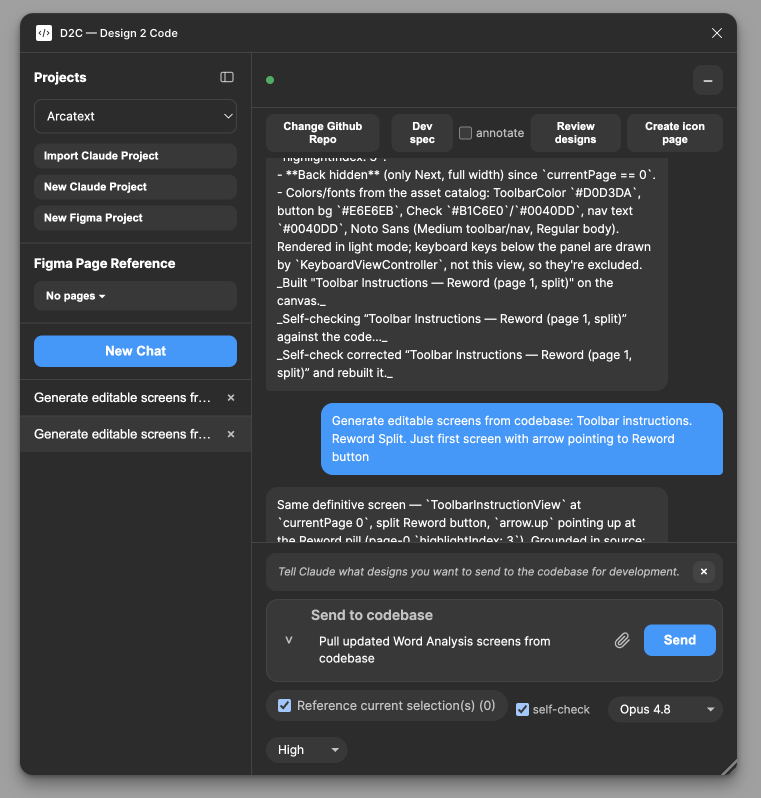
#> input picture tools/assets/D2C.png, 1522 x 1596 px, found by its file name (shown at 1/2 size)
$ python work-card-d2c.py
#> lines starting #> are read from the running program, lines starting #| are printed output that depends on the picture; after the words box and inside, x2 and y2 are one past the last pixel; in counts of white or black regions, pixels touching at a corner belong together
"""Builds the Design 2 Code work-card image: the plugin window on white.

Same contract as the other two work cards (see work-card-keyboard.py): the
cards render at `aspect-[4/3]` with `object-cover` and a hover zoom, so the
letterbox is baked into the asset and the file is already 4:3.

The capture ships flattened onto a grey matte rather than transparency, so the
window is cut out of it by bounding box and its corners re-rounded -- pasted as
shipped, the matte would show as grey wedges at each corner of the white field.

Sizing matches the Arcatext card by AREA, not by height or width. The keyboard
there is wide and this window is nearly square, so matching either edge would
have made one card visibly heavier than the other; equal area is what reads as
"about the same size" for two different shapes.
"""
from PIL import Image, ImageChops, ImageDraw
import math
import sys

SRC = 'tools/assets/D2C.png'
OUT = 'public/project-d2c-window.webp'

CANVAS = (1600, 1200)          # 4:3, matching the card's image area
BG = (255, 255, 255)
MATTE = (160, 160, 160)        # what the capture was flattened onto
MATTE_TOL = 12

# The Arcatext card's keyboard, whose area this one matches.
REFERENCE = (816, 749)


def window_box(im):
    """The window's bounds inside the grey matte the capture was flattened on."""
    matte = Image.new('RGB', im.size, MATTE)
#> matte: PIL image 1522x1596 RGB; every value is 160
    mask = ImageChops.difference(im, matte).convert('L')
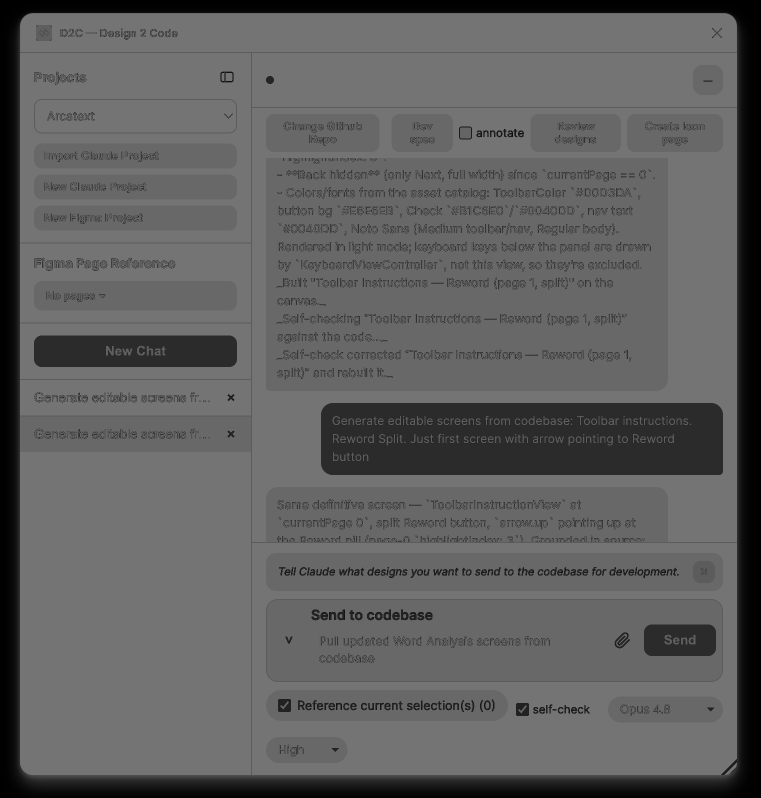
#> mask: PIL image 1522x1596 L (shown at 1/2 size); min 0, max 116, mean 95
    box = mask.point(lambda v: 255 if v > MATTE_TOL else 0).getbbox()
#> box = (28, 25, 1486, 1582)
    if not box:
        raise SystemExit('no window found -- has the capture changed?')
    return box


def corner_radius(im, rows=(10, 15, 25, 40)):
    """Solve the window's corner radius from its own top-left curve.

    At row y the window's first dark pixel sits at x = r - sqrt(2ry - y^2),
    which rearranges to a quadratic in r whose larger root is the curve. The
    median of several rows resists a stray antialiased pixel.
    """
    px = im.load()
    estimates = []
    for y in rows:
        x = next((x for x in range(im.width) if sum(px[x, y]) < 300), None)
        if x is None or x == 0:
            continue
        estimates.append(x + y + math.sqrt(2 * x * y))
    if not estimates:
        raise SystemExit('could not read the window corner radius')
    estimates.sort()
    return estimates[len(estimates) // 2]


def main():
    im = Image.open(SRC).convert('RGB')
    window = im.crop(window_box(im))
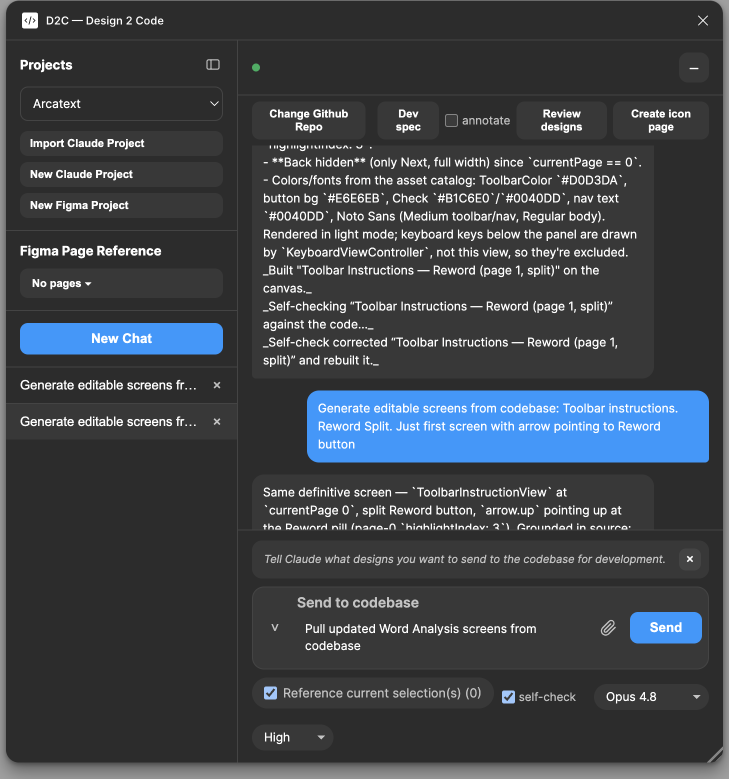
#> window: PIL image 1458x1557 RGB (shown at 1/2 size); mean R, G, B 62.3, 67.4, 73.3
    radius = corner_radius(window)
#> the loop in corner_radius, `for y in rows:` made 4 passes
#> x on passes 1 to 4: 18, 15, 12, 12
#> after the loop in corner_radius, `for y in rows:`: estimates = [46.97, 51.21, 61.49, 82.98]
#> radius = 61.49

    aspect = window.width / window.height
#> aspect = 0.936
    area = REFERENCE[0] * REFERENCE[1]
    size = (round(math.sqrt(area * aspect)), round(math.sqrt(area / aspect)))
#> size = (757, 808)
    scale = size[0] / window.width
#> scale = 0.519

    window = window.resize(size, Image.LANCZOS)
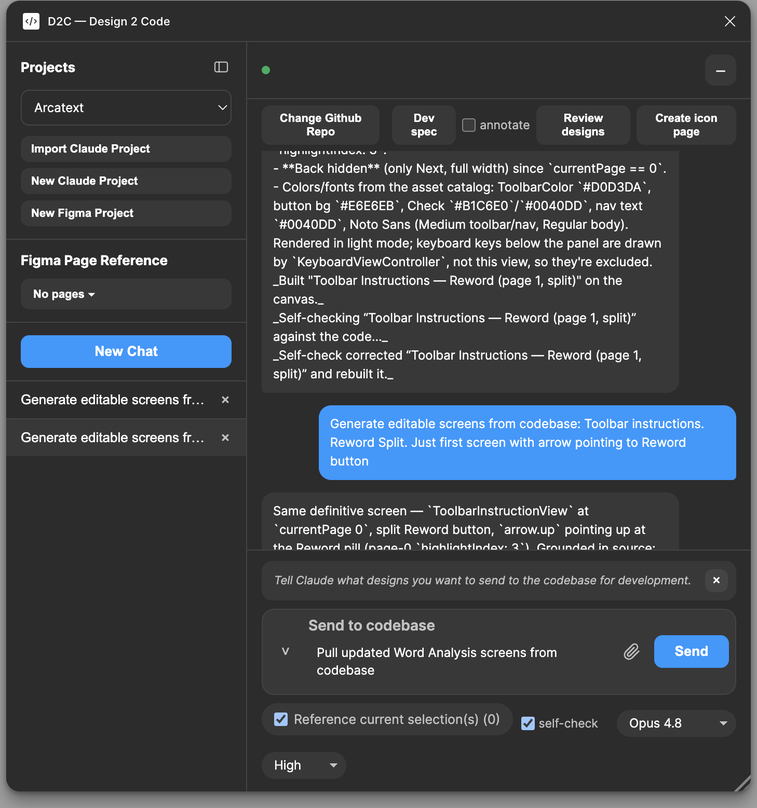
#> window: PIL image 757x808 RGB; mean R, G, B 62.2, 67.2, 73.2
    mask = Image.new('L', size, 0)
#> mask: PIL image 757x808 L; every value is 0
    ImageDraw.Draw(mask).rounded_rectangle(
        (0, 0, size[0] - 1, size[1] - 1), radius=max(1, round(radius * scale)), fill=255
    )
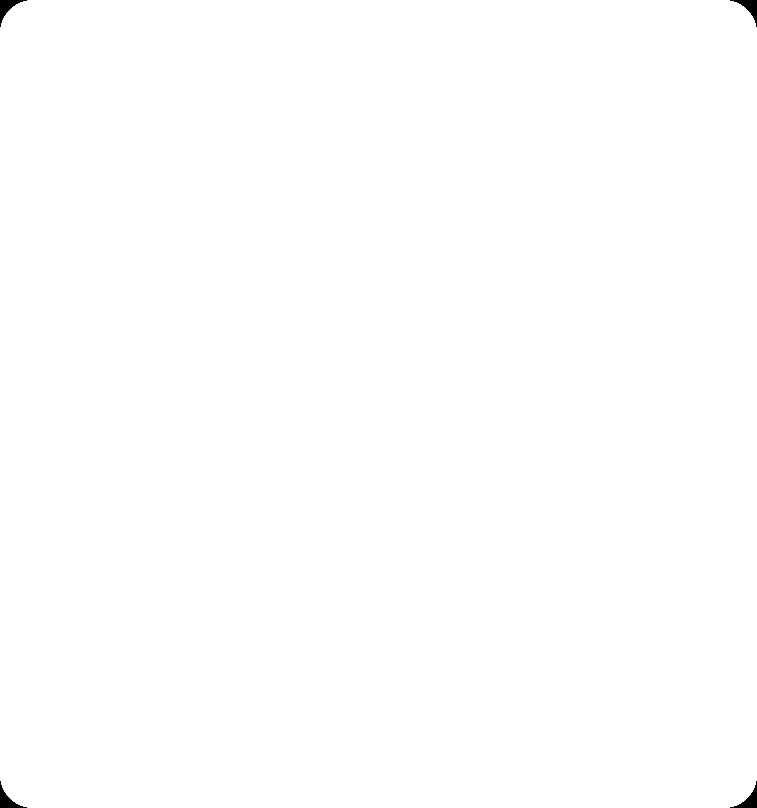
#> mask: PIL image 757x808 L; 99.8% white; 4 black regions, box (x1, y1, x2, y2) and area: (0, 0, 27, 27) 230, (730, 0, 757, 27) 230, (0, 781, 27, 808) 230, (730, 781, 757, 808) 230

    card = Image.new('RGB', CANVAS, BG)
#> card: PIL image 1600x1200 RGB; every value is 255
    card.paste(window, ((CANVAS[0] - size[0]) // 2, (CANVAS[1] - size[1]) // 2), mask)
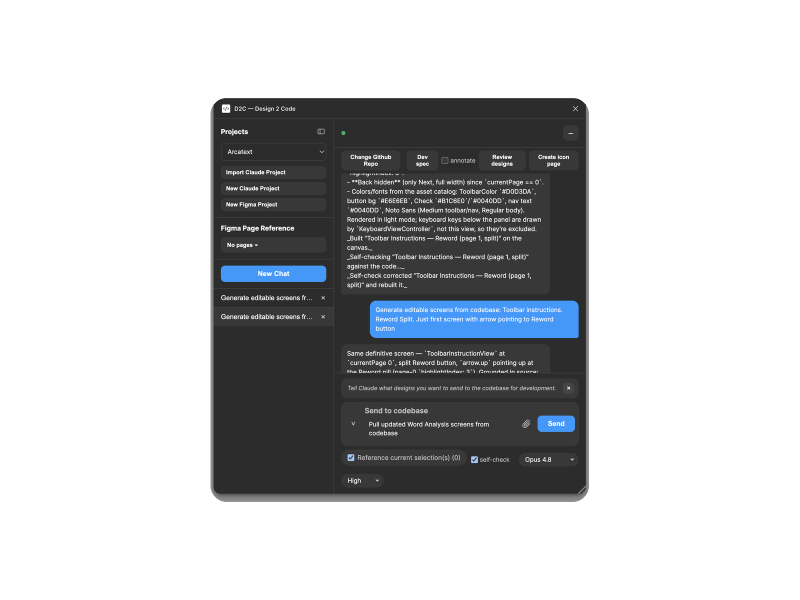
#> card: PIL image 1600x1200 RGB (shown at 1/2 size); mean R, G, B 193.6, 195.2, 197.1
    card.save(OUT, 'WEBP', quality=92, method=6)

    print(f'window {window.width}x{window.height}  corner r {radius:.1f}px source'
          f' -> {round(radius * scale)}px')
#| window 757x808  corner r 61.5px source -> 32px
    print(f'area {size[0] * size[1]} against the keyboard\'s {area}')
#| area 611656 against the keyboard's 611184
    print(f'margins  x {(CANVAS[0] - size[0]) // 2}  y {(CANVAS[1] - size[1]) // 2}')
#| margins  x 421  y 196
    print(f'wrote {OUT}  {CANVAS[0]}x{CANVAS[1]}')


if __name__ == '__main__':
    sys.exit(main())
#> (the program exits here)
